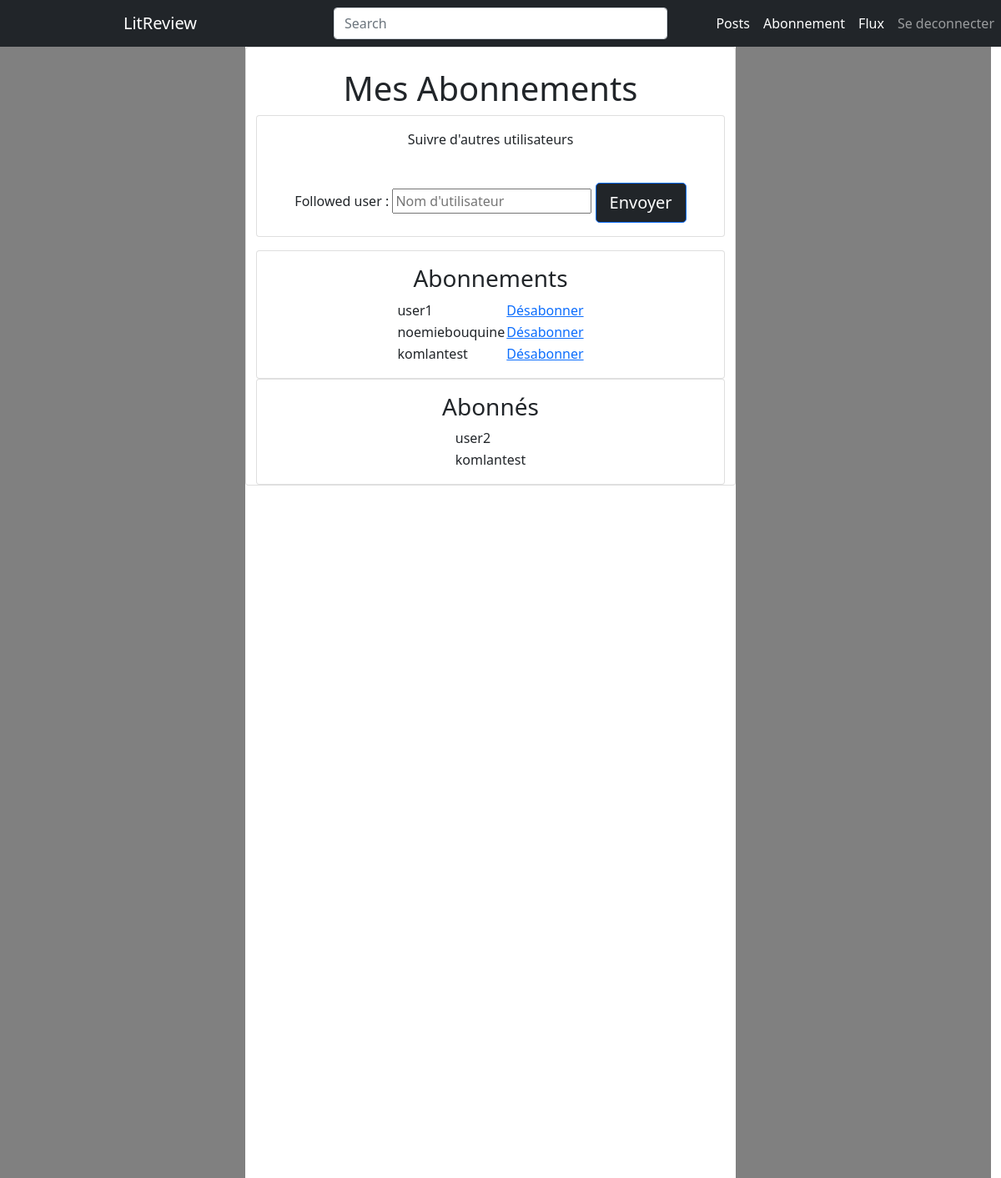
/abonnement/ (signed in), run on the app's committed database.
### p9_livre/models.py (models this page shows)
class UserFollows(models.Model):
    user = models.ForeignKey(
        to=settings.AUTH_USER_MODEL, on_delete=models.CASCADE, related_name="following"
    )
    followed_user = models.ForeignKey(
        to=settings.AUTH_USER_MODEL,
        on_delete=models.CASCADE,
        related_name="followed_by",
    )
    class Meta:
        unique_together = (
            "user",
            "followed_user",
        )

### accounts/models.py (models this page shows)
class Shopper(AbstractUser):
    objects = UserManager()

### p9_livre/views.py (the view, shortened to what this page needs)
# urls.py: path("abonnement/", views.Subscriptions.as_view(), name="abonnement"),
class Subscriptions(View):
    @method_decorator(login_required(login_url="/auth/"))
    def get(self, request):
        user_follows_form = UserFollowForm()
        actual_user = request.user
        user_subscriptions = list(UserFollows.objects.filter(user=actual_user))
        subscribers = [
            user_follow.user
            for user_follow in UserFollows.objects.filter(followed_user=actual_user)
        ]
        error_message = (
            request.GET.get("error_message")
            if request.GET.get("error_message") != "None"
            else None
        )
        validation_message = (
            request.GET.get("validation_message")
            if request.GET.get("validation_message") != "None"
            else None
        )
        followed_user = (
            request.GET.get("followed_user")
            if request.GET.get("followed_user") != "None"
            else None
        )
        if error_message is not None:
            error_message = _MESSAGES[error_message].format(username=followed_user)
        else:
            error_message = None
        if validation_message is not None:
            validation_message = _MESSAGES[validation_message].format(
                username=followed_user
            )
        else:
            validation_message = None
        return render(
            request,
            "abonnement.html",
            context={
                "user_follows_form": user_follows_form,
                "subscriptions": user_subscriptions,
                "subscribers": subscribers,
                "error_message": error_message,
                "validation_message": validation_message,
                "UserFollowsForm": user_follows_form,
            },
        )

### p9_livre/formulaires.py
class UserFollowForm(forms.ModelForm):
    class Meta:
        model = UserFollows
        fields = ["followed_user"]
        widgets = {
            "followed_user": forms.TextInput(attrs={"placeholder": "Nom d'utilisateur"})
        }

### p9_livre/templates/abonnement.html (shortened to what this page needs)
{% extends 'base.html' %}
{% block content %}
<div class="col-md-3" style="background-color: grey;" >
</div>
<div class="row col-md-6"  style=" padding-bottom: 830px;" >
   <div class=" card center global__width" style="padding-top: 25px;">
    <h1 class="card-title text-center">Mes Abonnements</h1>
        <div class="subscriptions__item">
            <div class="card card-body align-items-center">
                    <p class="card-text">Suivre d'autres utilisateurs</p>
                    <form action="." method="POST" enctype="multipart/form-data">
                        <br>
                        {{ UserFollowsForm }}
                        <button type="submit" class="btn btn-lg btn-primary bg-dark">Envoyer</button>
                    </form>
            </div>
    </div>
    <div class=" card card-body align-items-center subscriptions__item">
        <h3 class="card-title">Abonnements</h3>
        {% if not subscriptions %}
        <p class="error__message">Vous n'êtes abonnées à aucun utilisateur.</p>
        {% else %}
        <table class="subscriptions__table">
            {% for subscription in subscriptions %}
            <tr>
                <td>{{ subscription.followed_user.username }}</td>
                <td>
                    <a href="{% url "delete_subscription" subscription.followed_user.id %}">Désabonner</a>
                </td>
            </tr>
            {% endfor %}
        </table>
        {% endif %}
    </div>
    <div class="card card-body align-items-center subscriptions__item">
        <h3 class="card-title">Abonnés</h3>
        {% if not subscribers %}
        <p class="error__message">Vous n'avez aucun abonné pour le moment.</p>
        {% else %}
        <table class="subscriptions__table">
            {% for subscriber in subscribers %}
            <tr>
                <td>{{ subscriber.username }}</td>
            </tr>
            {% endfor %}
        </table>
        {% endif %}
    </div>
</div>
</div>
<div class="col-md-3" style="background-color: grey;">
</div>
{% endblock %}

### data on the page
UserFollows: followed_user.username "user1"
UserFollows: followed_user.username "noemiebouquine"
UserFollows: followed_user.username "komlantest"
Shopper: username "user2"
Shopper: username "komlantest"
